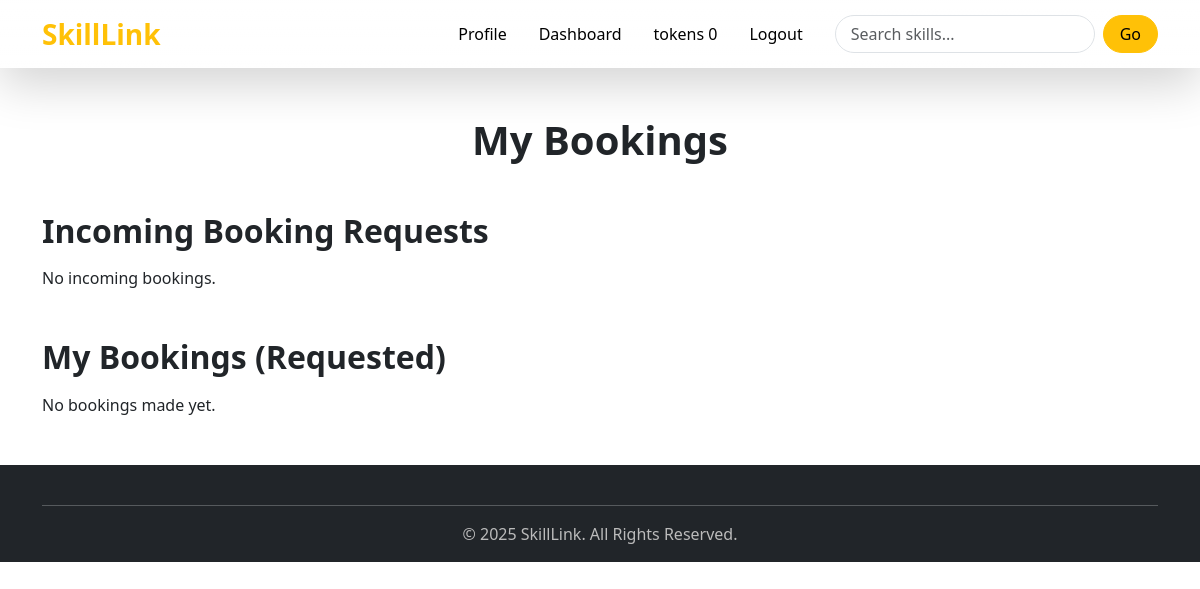
/meetings/ (signed in), run on an earlier commit of the app's database.
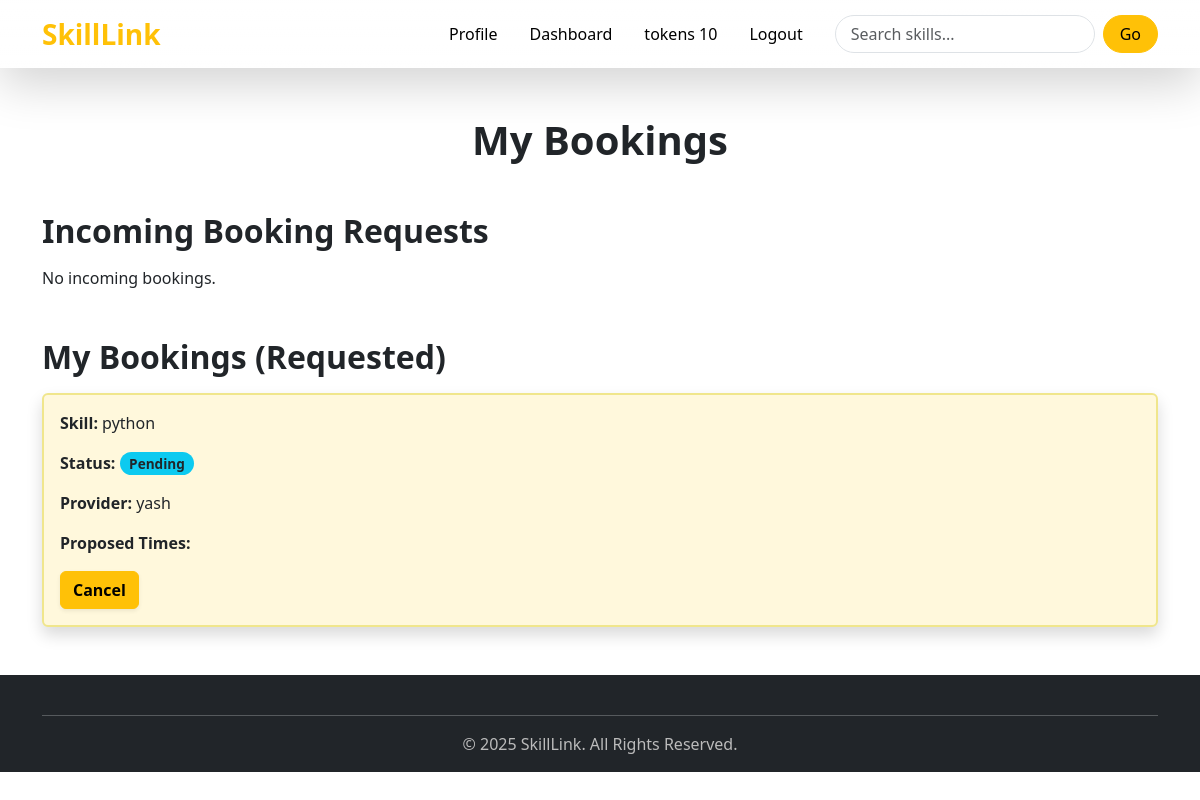
And on a later commit of the database.
### accounts/models.py (models this page shows, shortened)
class Profile(models.Model):
    user = models.OneToOneField(User, on_delete=models.CASCADE)
    bio = models.CharField(max_length=100 ,blank=True, null=True)
    profile_pic = CloudinaryField('image', default='default.png')
    location = models.CharField(max_length=100, blank=True, null=True)
    languages_spoken = models.CharField(max_length=200, blank=True, null=True)
    experience_level = models.CharField(
        max_length=20,
        choices=[
            ("beginner", "Beginner"),
            ("intermediate", "Intermediate"),
            ("expert", "Expert"),
        ],
        default="beginner"
    )
    tokens_balance = models.PositiveIntegerField(default=0)
    rating = models.FloatField(default=0.0)
    joined_on = models.DateTimeField(auto_now_add=True)
    verified = models.BooleanField(default=False)
    @property
    def token_balance(self):
        totals = Transaction.objects.filter(user=self).values("transaction_type").annotate(total=models.Sum("amount"))
        earned = next((t["total"] for t in totals if t["transaction_type"] == "earned"), 0)
        spent = next((t["total"] for t in totals if t["transaction_type"] == "spent"), 0)
        purchased = next((t["total"] for t in totals if t["transaction_type"] == "purchased"), 0)
        return (purchased + earned) - spent

### mettings/models.py (models this page shows, shortened)
class Booking(models.Model):
    requester = models.ForeignKey(Profile, related_name='bookings_made', on_delete=models.CASCADE)
    provider = models.ForeignKey(Profile, related_name='bookings_received', on_delete=models.CASCADE)
    skill = models.ForeignKey(Skill, on_delete=models.CASCADE)
    status = models.CharField(max_length=10, choices=[
        ('pending','Pending'),
        ('accepted','Accepted'),
        ('rejected','Rejected'),
        ('scheduled','Scheduled'),
        ('cancelled','Cancelled'),
        ('completed','Completed')],
        default='pending'
    )
    tokens_spent = models.PositiveIntegerField(default=0)
    tokens_deducted = models.BooleanField(default=False)
    tokens_scheduled_given = models.BooleanField(default=False)
    tokens_completed_given = models.BooleanField(default=False)
    proposed_time = models.DateTimeField(null=True, blank=True)
    meeting_link = models.URLField(null=True, blank=True)
    host_link = models.URLField(null=True, blank=True)
    requested_at = models.DateTimeField(auto_now_add=True)
    updated_at = models.DateTimeField(auto_now=True)
    meeting_started = models.BooleanField(default=False)
    meeting_started_at = models.DateTimeField(null=True, blank=True)

### skills/models.py (models this page shows, shortened)
class Skill(models.Model):
    name = models.CharField(max_length=100)
    category = models.CharField(max_length=50, blank=True, null=True)
    skill_icon  =CloudinaryField('image', default='default.png')

### mettings/views.py (the view)
# urls.py: path('', booking_list, name='booking_list'),
@login_required
def booking_list(request):
    profile = request.user.profile
    bookings_received = Booking.objects.filter(provider=profile).order_by('-requested_at')
    bookings_made = Booking.objects.filter(requester=profile).order_by('-requested_at')
    return render(request, "booking_list.html", {
        "bookings_received": bookings_received,
        "bookings_made": bookings_made
    })

### mettings/templates/booking_list.html (shortened to what this page needs)
{% extends 'base.html' %}
{% block content %}
<div class="container mt-5 max-w-4xl">
  <h1 class="text-center mb-5 fw-bold text-dark animate__animated animate__fadeInDown">My Bookings</h1>
  <h2 class="text-dark fw-semibold mb-3 animate__animated animate__fadeInLeft">Incoming Booking Requests</h2>
  {% for booking in bookings_received %}
  <div class="card shadow mb-4 animate__animated animate__fadeInUp"
       style="border:2px solid #F0E68C; background-color:#FFF8DC; transition: transform 0.3s ease;">
    <div class="card-body">
      <p><strong>Skill:</strong> {{ booking.skill.name }}</p>
      <p><strong>Status:</strong> <span class="badge bg-info text-dark">{{ booking.status|capfirst }}</span></p>
      <p><strong>Requester:</strong> {{ booking.requester.user.get_full_name|default:booking.requester.user.username }}</p>
      <p><strong>Proposed Times:</strong></p>
      <ul>
        {% for h in booking.history.all %}
        <li>{{ h.proposed_time|date:"D, d M Y H:i" }}</li>
        {% endfor %}
      </ul>
      <div class="d-flex flex-wrap gap-2 mt-2">
        {% if booking.status == 'pending' %}
          <a href="{% url 'schedule_meeting' booking.id %}" class="btn btn-success fw-bold shadow-sm">Accept & Schedule</a>
          <a href="{% url 'booking_update_status' booking.id 'reject' %}" class="btn btn-danger fw-bold shadow-sm">Reject</a>
        {% elif booking.status == 'scheduled' %}
          {% if booking.provider.user == user %}
            <a href="{% url 'start_meeting' booking.id %}" target="_blank" class="btn btn-primary fw-bold shadow-sm">Start Zoom</a>
          {% elif booking.requester.user == user %}
            {% if booking.meeting_started %}
              <a href="{{ booking.meeting_link }}" target="_blank" class="btn btn-success fw-bold shadow-sm">Join Zoom</a>
            {% else %}
              <p class="text-dark fw-semibold">Waiting for host to start the meeting...</p>
            {% endif %}
          {% endif %}
        {% endif %}
      </div>
    </div>
  </div>
  {% empty %}
  <p class="text-dark mb-4">No incoming bookings.</p>
  {% endfor %}
  <h2 class="text-dark fw-semibold mb-3 mt-5 animate__animated animate__fadeInLeft">My Bookings (Requested)</h2>
  {% for booking in bookings_made %}
  <div class="card shadow mb-4 animate__animated animate__fadeInUp"
       style="border:2px solid #F0E68C; background-color:#FFF8DC; transition: transform 0.3s ease;">
    <div class="card-body">
      <p><strong>Skill:</strong> {{ booking.skill.name }}</p>
      <p><strong>Status:</strong> <span class="badge bg-info text-dark">{{ booking.status|capfirst }}</span></p>
      <p><strong>Provider:</strong> {{ booking.provider.user.get_full_name|default:booking.provider.user.username }}</p>
      <p><strong>Proposed Times:</strong></p>
      <div class="d-flex flex-wrap gap-2 mt-2">
        {% if booking.status == 'pending' %}
          <a href="{% url 'booking_update_status' booking.id 'cancel' %}" class="btn btn-warning fw-bold shadow-sm">Cancel</a>
        {% endif %}
      </div>
    </div>
  </div>
  {% empty %}
  <p class="text-dark">No bookings made yet.</p>
  {% endfor %}
</div>
<link rel="stylesheet" href="https://cdnjs.cloudflare.com/ajax/libs/animate.css/4.1.1/animate.min.css"/>
{% endblock %}

### templates/base.html (shortened to what this page needs)
<!DOCTYPE html>
<html lang="en">
<head>
  <link href="https://cdn.jsdelivr.net/npm/bootstrap@5.3.3/dist/css/bootstrap.min.css" rel="stylesheet">
</head>
<body>
  <nav class="navbar navbar-expand-lg navbar-dark bg-gradient shadow-lg sticky-top">
    <div class="container">
      <a class="navbar-brand fw-bold fs-3 text-warning" href="{% url 'index' %}">SkillLink</a>
      <div class="collapse navbar-collapse" id="navbarNav">
        <ul class="navbar-nav ms-auto align-items-center">
          <li class="nav-item mx-2">
          {% if user.is_authenticated %}
          <li class="nav-item mx-2">
            <a class="nav-link position-relative" href="{% url 'profile' %}">
              Profile
            </a>
          </li>
          <li class="nav-item mx-2">
            <a class="nav-link position-relative" href="{% url 'dashboard' %}">
              Dashboard
            </a>
          </li>
          <li class="nav-item mx-2">
            <a class="nav-link position-relative" href="{% url 'token_balance' %}">
              tokens {{ user.profile.token_balance }}
            </a>
          </li>
            <li class="nav-item mx-2">
              <a class="nav-link" href="{% url 'logout' %}">Logout</a>
            </li>
          {% endif %}
        </ul>
        <form class="d-flex ms-lg-3 mt-3 mt-lg-0" method="GET" action="{% url 'skill_list' %}">
          <input class="form-control me-2 rounded-pill search-input" type="search" placeholder="Search skills..."
                 aria-label="Search" name="q">
          <button class="btn btn-warning rounded-pill px-3" type="submit">Go</button>
        </form>
      </div>
    </div>
  </nav>
  <main>
    {% block content %}{% endblock %}
  </main>
  <footer class="bg-dark text-white pt-4 pb-3 mt-5">
    <div class="container text-center">
      <hr class="border-light">
      <a class="footer-link mx-3">
      &copy; 2025 SkillLink. All Rights Reserved.
      </a>
    </div>
  </footer>
</body>
</html>

What changed in the data, as far as the page shows it:
added Booking: skill.name "python", status "Pending", provider.user.get_full_name "yash", shows "Cancel"
Also different on the page:
{{ user.profile.token_balance }}: "0" → "10"
text no longer shown: "No bookings made yet."
